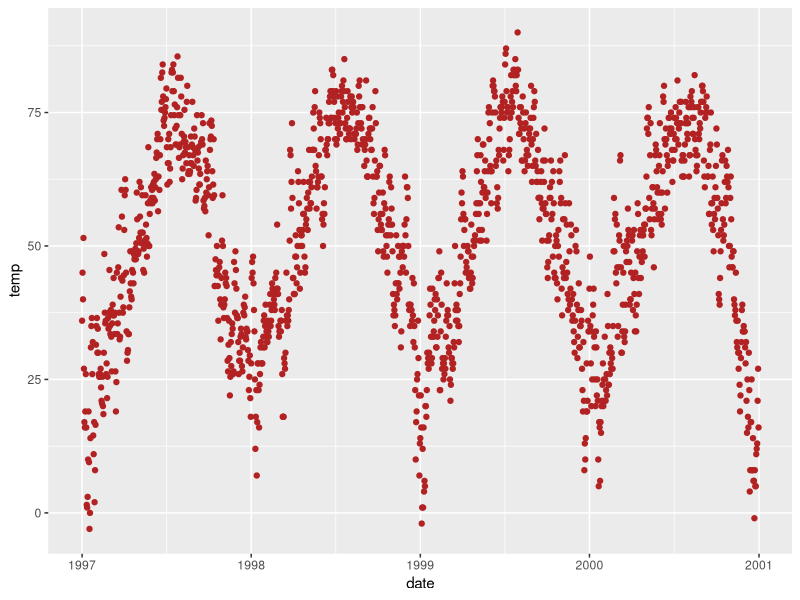
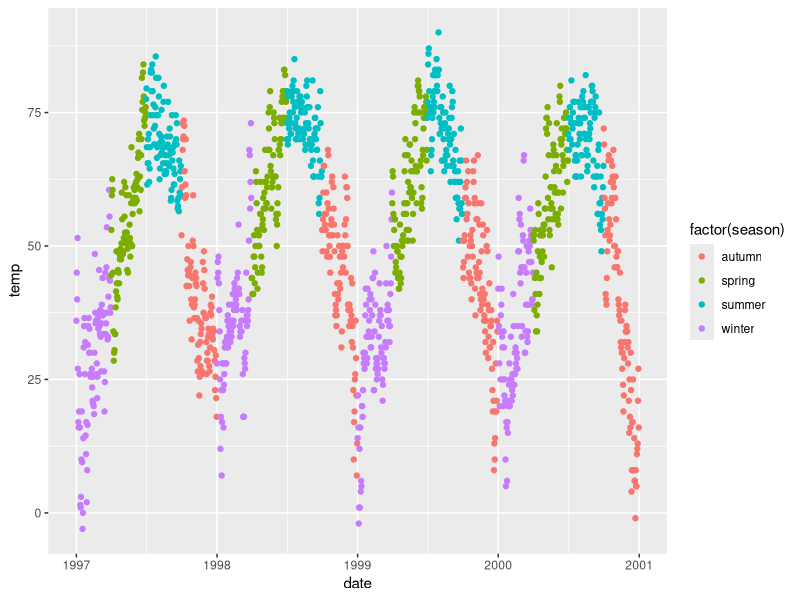
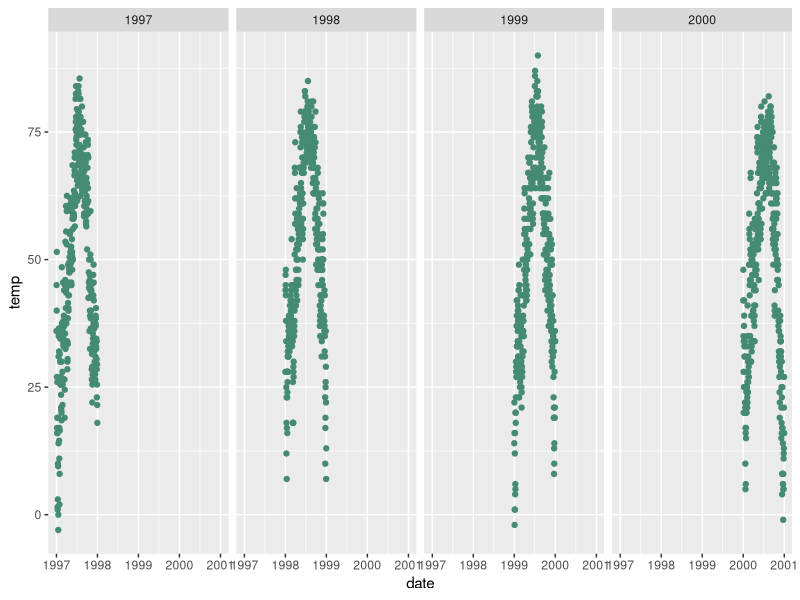
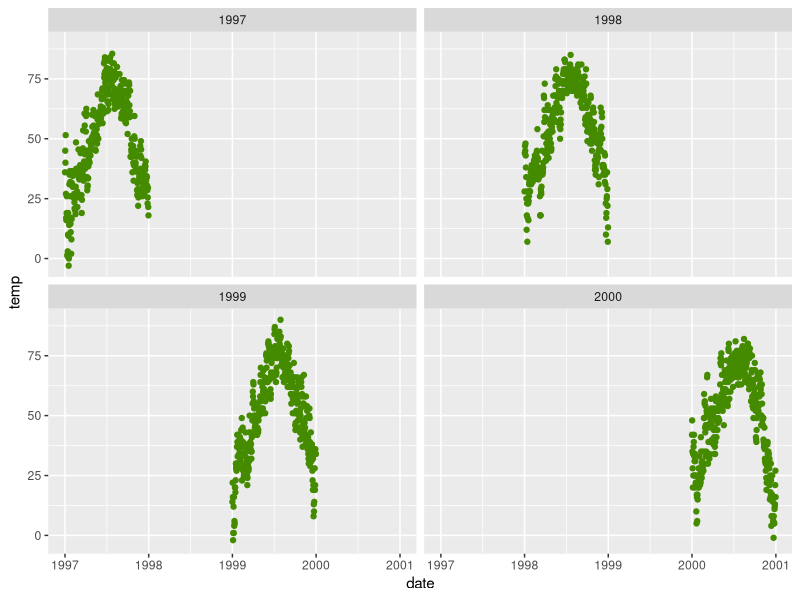
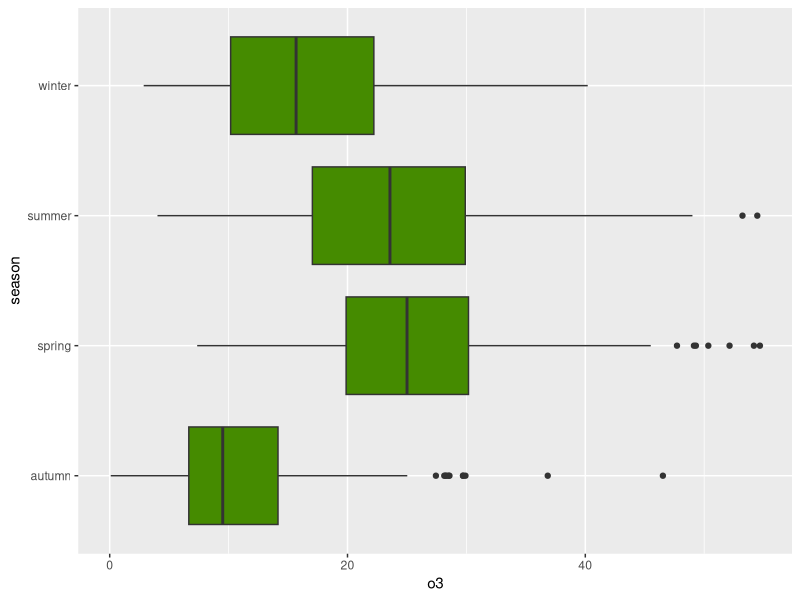
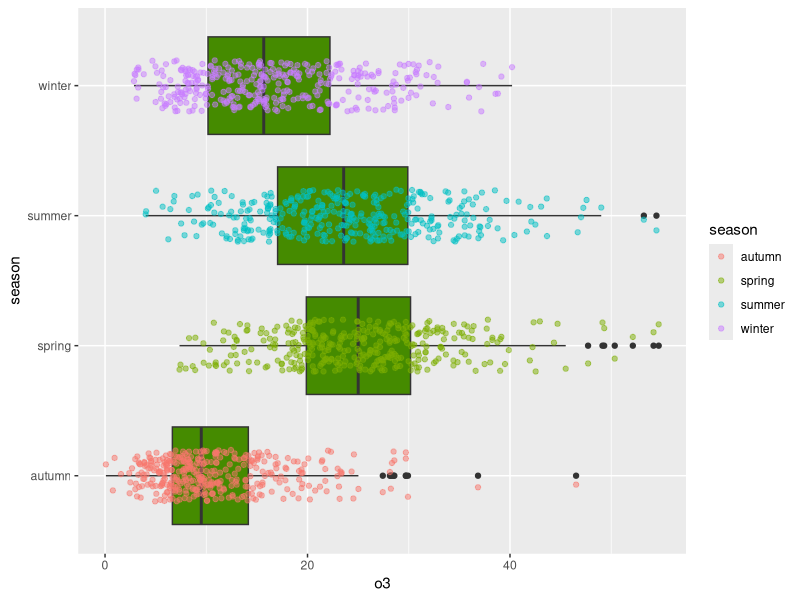

Source code (R) for these figures, in order:
# R Lecture to VTT - Lecture 2
# Author                : Oguzhan Gencoglu
# Latest Version        : 03.05.2016
# Contact               : oguzhan.gencoglu@tut.fi

# -------------- Yet another ggplot2 example --------------

# Read the data (temperature in chicago)
nmmaps <- read.csv("chicago-nmmaps.csv", as.is=T)
nmmaps$year <- substring(nmmaps$date, 1, 4) # year
nmmaps$date<-as.Date(nmmaps$date)
nmmaps <- nmmaps[nmmaps$date>as.Date("1996-12-31"),] # subset
nmmaps$season <- as.factor(nmmaps$season) # change to factor


# simple stuff
library(ggplot2)
g1 <- ggplot(nmmaps, aes(date, temp)) + geom_point(color = "firebrick")
g1

g2 <- ggplot(nmmaps, aes(date, temp, color = factor(season))) + geom_point()
g2

# facet plot
g3 <- ggplot(nmmaps, aes(date,temp)) + geom_point(color="aquamarine4") + facet_wrap(~year, nrow=1)
g3

# facet plot
g4 <- ggplot(nmmaps, aes(date,temp)) + geom_point(color="chartreuse4") + facet_wrap(~year, ncol=2)
g4

# box plots
g5 <- ggplot(nmmaps, aes(x=season, y=o3)) + geom_boxplot(fill="chartreuse4") + coord_flip()
g5

g6 <- g5 + geom_jitter(alpha=0.5, aes(color=season), position = position_jitter(width = .2))
g6
